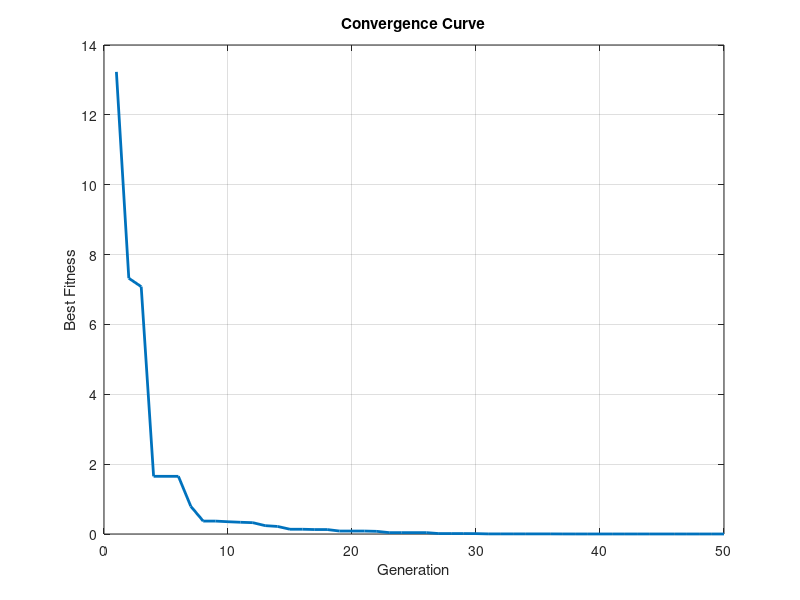

The MATLAB script that drew this image:
function binary_ga_sphere()
    % Parameters (as shown in pseudocode)
    fitness_function = @sphere_function;  % Objective function
    n_var = 4;                % Number of variables
    lb = -10;                 % Lower bound
    ub = 10;                  % Upper bound
    Np = 50;                  % Population size
    T = 50;                  % Number of generations
    bits_per_var = 16;        % Precision (bits per variable)
    nD = n_var * bits_per_var;% Total chromosome length
    pc = 0.8;                 % Crossover probability
    pm = 0.05;               % Mutation probability
    k = 3;                    % Tournament size
    
    % Initialize random population (P) of binary strings
    P = randi([0 1], Np, nD);
    
    % Decode binary population to real values
    decoded_pop = decode_population(P, n_var, bits_per_var, lb, ub);
    
    % Evaluate initial fitness
    fitness = zeros(Np, 1);
    for i = 1:Np
        fitness(i) = fitness_function(decoded_pop(i,:));
    end
    
    % Track best solution
    [best_fitness, best_idx] = min(fitness);
    best_solution = decoded_pop(best_idx,:);
    best_fitness_history = zeros(T, 1);
    
    % Main loop
    for t = 1:T
        % Create empty offspring population
        offspring = zeros(Np, nD);
        offspring_fitness = zeros(Np, 1);
        
        % Create offspring through selection, crossover and mutation
        for i = 1:Np/2
            % Tournament selection to select two parents
            parent1_idx = tournament_selection(fitness, k);
            parent2_idx = tournament_selection(fitness, k);
            parent1 = P(parent1_idx,:);
            parent2 = P(parent2_idx,:);
            
            % Crossover (with probability pc)
            if rand < pc
                % Select crossover site
                crossover_site = randi([1 nD-1]);
                % Single-point crossover
                offspring1 = [parent1(1:crossover_site) parent2(crossover_site+1:end)];
                offspring2 = [parent2(1:crossover_site) parent1(crossover_site+1:end)];
            else
                % Copy parents
                offspring1 = parent1;
                offspring2 = parent2;
            end
            
            % Store in offspring population
            offspring(2*i-1,:) = offspring1;
            offspring(2*i,:) = offspring2;
        end
        
        % Mutation
        for i = 1:Np
            % Generate nD random numbers between 0 and 1
            r = rand(1, nD);
            % Perform bit-wise mutation with probability pm
            mutation_sites = r < pm;
            offspring(i, mutation_sites) = 1 - offspring(i, mutation_sites);
        end
        
        % Decode offspring to real values
        decoded_offspring = decode_population(offspring, n_var, bits_per_var, lb, ub);
        
        % Evaluate fitness of offspring
        for i = 1:Np
            offspring_fitness(i) = fitness_function(decoded_offspring(i,:));
        end
        
        % Combine population and offspring and select best Np individuals (μ + λ)
        combined_pop = [P; offspring];
        combined_decoded = [decoded_pop; decoded_offspring];
        combined_fitness = [fitness; offspring_fitness];
        
        % Sort by fitness (ascending for minimization)
        [sorted_fitness, sorted_idx] = sort(combined_fitness);
        
        % Select the best Np individuals
        P = combined_pop(sorted_idx(1:Np), :);
        decoded_pop = combined_decoded(sorted_idx(1:Np), :);
        fitness = sorted_fitness(1:Np);
        
        % Update best solution
        if fitness(1) < best_fitness
            best_fitness = fitness(1);
            best_solution = decoded_pop(1,:);
        end
        
        % Store best fitness for plotting
        best_fitness_history(t) = best_fitness;
        
        % Display progress every 10 generations
        if mod(t, 10) == 0
            fprintf('Generation %d: Best Fitness = %.6f\n', t, best_fitness);
        end
    end
    
    % Display final results
    fprintf('\nOptimization complete.\n');
    fprintf('Best solution found: [%.6f, %.6f, %.6f, %.6f]\n', best_solution);
    fprintf('Fitness value: %.6f\n', best_fitness);
    
    % Plot convergence
    figure;
    plot(1:T, best_fitness_history, 'LineWidth', 2);
    xlabel('Generation');
    ylabel('Best Fitness');
    title('Convergence Curve');
    grid on;
end

function value = sphere_function(x)
    % Sphere function: f(x) = sum(x.^2) for all variables
    value = sum(x.^2);
end

function idx = tournament_selection(fitness, k)
    % Tournament selection
    % Randomly select k individuals and return the best one
    pop_size = length(fitness);
    tournament_indices = randi(pop_size, 1, k);
    tournament_fitness = fitness(tournament_indices);
    [~, best_local_idx] = min(tournament_fitness); % min for minimization
    idx = tournament_indices(best_local_idx);
end

function decoded = decode_population(pop, n_var, bits_per_var, lb, ub)
    % Decode binary population to real values
    [pop_size, chromosome_length] = size(pop);
    decoded = zeros(pop_size, n_var);
    
    for i = 1:pop_size
        for j = 1:n_var
            % Extract bits for variable j
            start_bit = (j-1) * bits_per_var + 1;
            end_bit = j * bits_per_var;
            binary_var = pop(i, start_bit:end_bit);
            
            % Convert binary to decimal
            decimal_value = bin2dec(num2str(binary_var));
            
            % Scale to range [lb, ub]
            max_decimal = 2^bits_per_var - 1;
            decoded(i, j) = lb + (decimal_value / max_decimal) * (ub - lb);
        end
    end
end